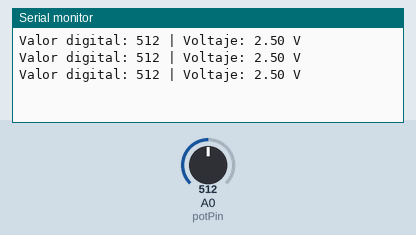
This sketch was run on a simulated Arduino Uno, built with avr-gcc and run on an emulated ATmega328P. On the bench: the last lines printed to the serial monitor. Inputs (shaded band) come from the test bench; at power-on: A0 (potPin) = 512.

Above: at 1.3 s.
1.4 s: A0 (potPin) set to 716
At 1.9 s:
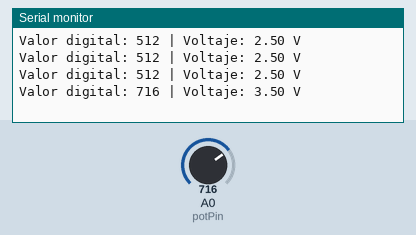
2.9 s: A0 (potPin) set to 900
At 3.4 s:
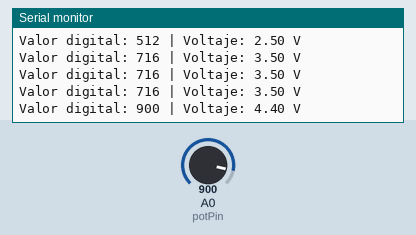
Timing chart, 0 to 5.9 s (numbered marks = the images above; inputs shaded):
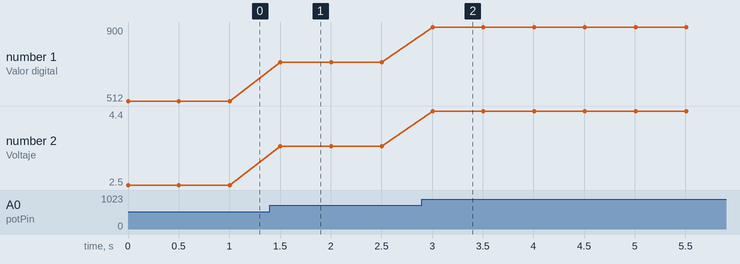

The sketch:

P1_Potenciometro.ino
```cpp
// Define el pin analógico donde está conectado el potenciómetro
const int potPin = A0;

// Variable para almacenar el valor leído del potenciómetro
int sensorValue = 0;

void setup() {
  // Inicia la comunicación serial a 9600 bps
  Serial.begin(9600);
}

void loop() {
  // Lee el valor del potenciómetro (valor entre 0 y 1023)
  sensorValue = analogRead(potPin);

  // Convierte el valor digital a voltaje (0V a 5V)
  float voltage = sensorValue * (5.0 / 1023.0);

  // Imprime el valor digital
  Serial.print("Valor digital: ");
  Serial.print(sensorValue);

  // Imprime el valor de voltaje
  Serial.print(" | Voltaje: ");
  Serial.print(voltage);
  Serial.println(" V");

  // Pausa de 500 milisegundos antes de la siguiente lectura
  delay(500);
}
```

Measured:
- after the input at 1.4 s, the serial monitor: prints a new line after 0.10 s (image 1)
- after the input at 2.9 s, the serial monitor: prints a new line after 0.11 s (image 2)
- plotted number 1: 512 → 716 after the input at 1.4 s, 716 → 900 after the input at 2.9 s
- plotted number 2: 2.5 → 3.5 after the input at 1.4 s, 3.5 → 4.4 after the input at 2.9 s
